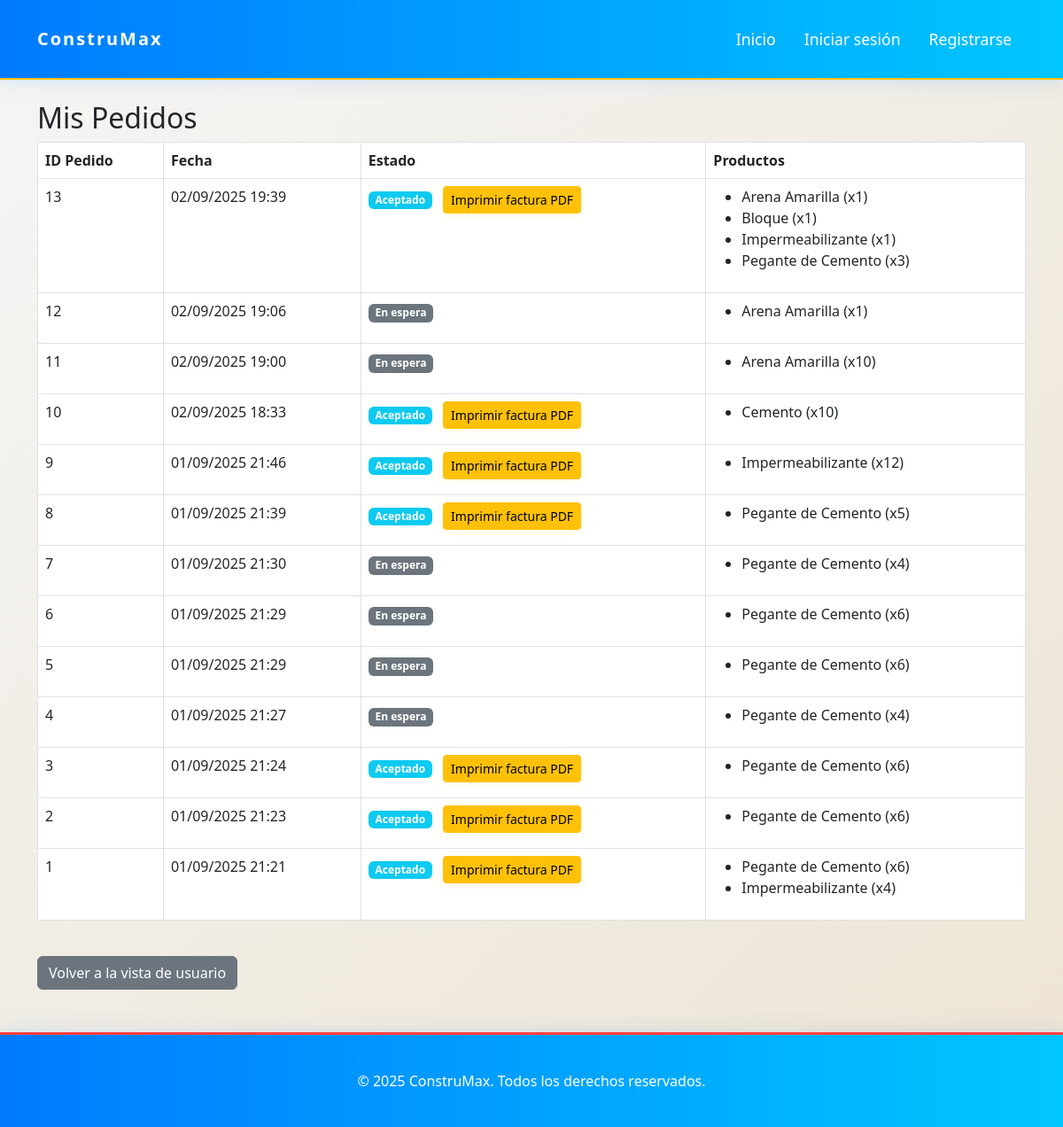
Page /orders/ (signed in) on the earlier database version.
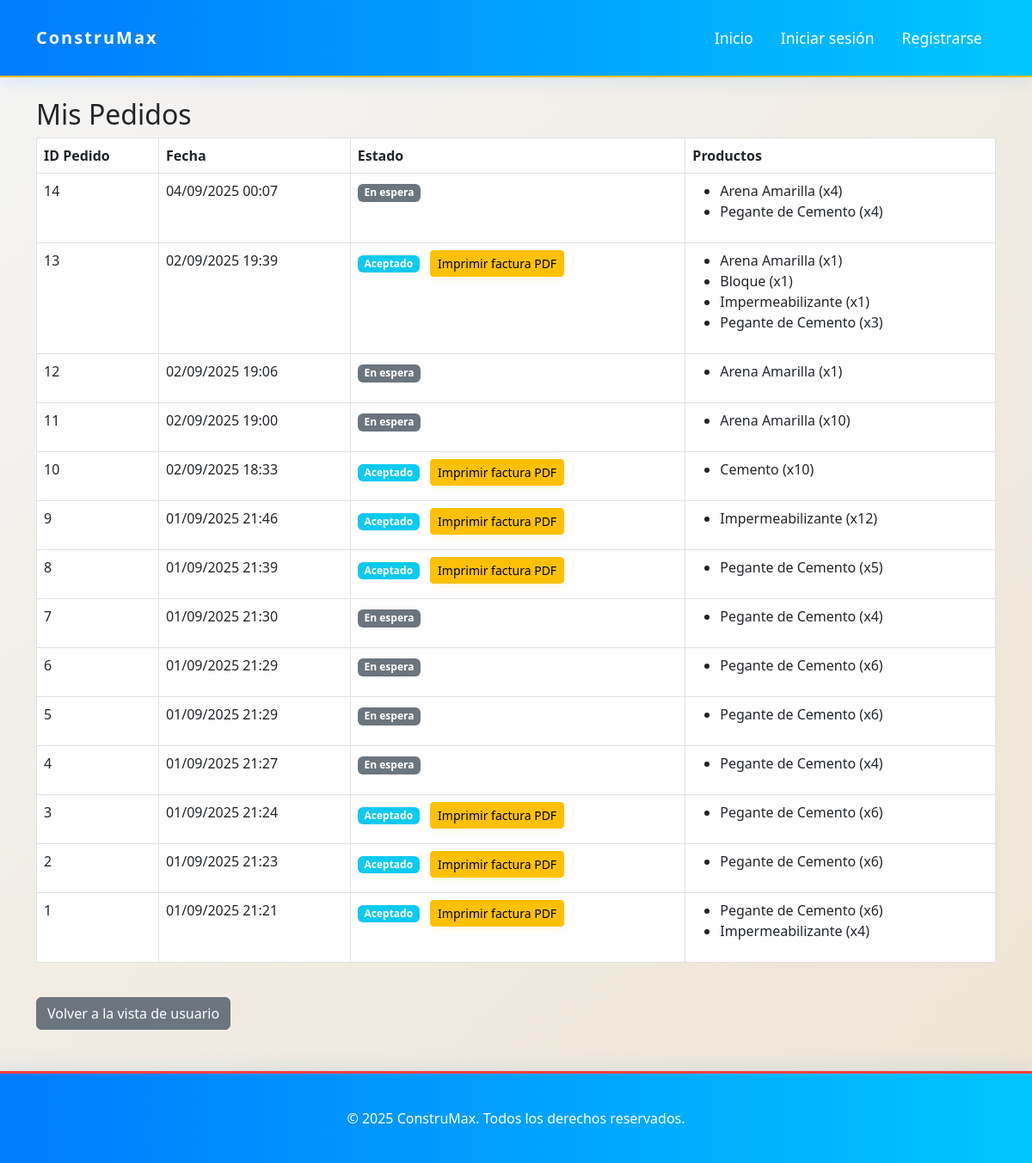
Same page on the later database version.
### app/models/users.py (models this page shows)
class Order(db.Model):
    __tablename__ = 'order'
    id = db.Column(db.Integer, primary_key=True)
    user_id = db.Column(db.Integer, db.ForeignKey('user.idUser'))
    created_at = db.Column(db.DateTime, default=db.func.now())
    status = db.Column(db.String(20), default='pendiente')  # aceptado, en_camino, entregado
    items = db.relationship('OrderItem', backref='order', lazy=True, cascade="all, delete-orphan")

class OrderItem(db.Model):
    __tablename__ = 'order_item'
    id = db.Column(db.Integer, primary_key=True)
    order_id = db.Column(db.Integer, db.ForeignKey('order.id'))
    product_id = db.Column(db.Integer)
    product_name = db.Column(db.String(100))
    quantity = db.Column(db.Integer, default=1)
    price = db.Column(db.Float)

### app/routes/orders.py (the view)
@bp.route('/')
@login_required
def view_orders():
    orders = Order.query.filter_by(user_id=current_user.idUser).order_by(Order.created_at.desc()).all()
    return render_template('orders.html', orders=orders)

### app/templates/orders.html (shortened to what this page needs)
{% extends 'base.html' %}
{% block content %}
<div class="container mt-4">
    <h2>Mis Pedidos</h2>
    {% if orders %}
    <table class="table table-bordered">
        <thead>
            <tr>
                <th>ID Pedido</th>
                <th>Fecha</th>
                <th>Estado</th>
                <th>Productos</th>
            </tr>
        </thead>
        <tbody>
            {% for order in orders %}
            <tr>
                <td>{{ order.id }}</td>
                <td>{{ order.created_at.strftime('%d/%m/%Y %H:%M') }}</td>
                <td>
                    {% if order.status == 'aceptado' %}
                        <span class="badge bg-info">Aceptado</span>
                        <form action="{{ url_for('orders.generate_invoice', order_id=order.id) }}" method="post" target="_blank" style="display:inline;">
                            <button type="submit" class="btn btn-warning btn-sm ms-2">Imprimir factura PDF</button>
                        </form>
                    {% elif order.status == 'en_camino' %}
                        <span class="badge bg-warning">En camino</span>
                    {% elif order.status == 'entregado' %}
                        <span class="badge bg-success">Entregado</span>
                    {% elif order.status == 'pendiente' %}
                        <span class="badge bg-secondary">En espera</span>
                    {% else %}
                        <span class="badge bg-secondary">{{ order.status }}</span>
                    {% endif %}
                </td>
                <td>
                    <ul>
                    {% for item in order.items %}
                        <li>{{ item.product_name }} (x{{ item.quantity }})</li>
                    {% endfor %}
                    </ul>
                </td>
            </tr>
            {% endfor %}
        </tbody>
    </table>
    {% else %}
    <p>No tienes pedidos realizados.</p>
    {% endif %}
    <a href="{{ url_for('auth.dashboard') }}" class="btn btn-secondary mt-4"> Volver a la vista de usuario</a>
</div>
{% endblock %}

### app/templates/base.html (shortened to what this page needs)
<!DOCTYPE html>
<html lang="es">
<head>
    <link rel="stylesheet" href="{{ url_for('static', filename='main.css') }}">
    <link rel="stylesheet" href="{{ url_for('static', filename='login.css') }}">
    <link rel="stylesheet" href="{{ url_for('static', filename='pegantes.css') }}">
    <link href="https://cdn.jsdelivr.net/npm/bootstrap@5.3.0/dist/css/bootstrap.min.css" rel="stylesheet">
</head>
<body>
    <nav class="navbar navbar-expand-lg navbar-light bg-light mb-4">
        <div class="container">
            <a class="navbar-brand" href="{{ url_for('main') }}">ConstruMax</a>
            <div class="collapse navbar-collapse" id="navbarNav">
                <ul class="navbar-nav ms-auto">
                    <li class="nav-item"><a class="nav-link" href="{{ url_for('main') }}">Inicio</a></li>
                    <li class="nav-item"><a class="nav-link" href="{{ url_for('auth.login') }}">Iniciar sesión</a></li>
                    <li class="nav-item"><a class="nav-link" href="{{ url_for('register.register') }}">Registrarse</a></li>
                </ul>
            </div>
        </div>
    </nav>
    {% block content %}{% endblock %}
    <footer class="footer mt-5">
        <div class="container">
            <span>© 2025 ConstruMax. Todos los derechos reservados.</span>
        </div>
    </footer>
</body>
</html>

### app/static/main.css (style rules this page uses)
body { background: linear-gradient(135deg, #F5F5F5, #EDE4D3); font-family: 'Lato', 'Segoe UI', 'Roboto', Arial, sans-serif; color: #1A1A1A; line-height: 1.6; overflow-x: hidden; }
.navbar { z-index: 1000; width: 100%; position: relative; min-height: 90px; background: linear-gradient(90deg, #007bff, #00c6ff) !important; box-shadow: 0 4px 20px rgba(0, 123, 255, 0.12); border-bottom: 2px solid #FFC107; }
.navbar-brand { font-size: 2rem; font-weight: bold; color: #fff !important; letter-spacing: 2px; padding: 10px 0; transition: color 0.3s; }
.navbar-nav .nav-link { color: #fff !important; font-weight: 500; font-size: 1.1rem; margin: 0 0.5rem; border-radius: 1rem; transition: background 0.3s, color 0.3s; position: relative; }
.btn-warning { font-weight: bold; border-radius: 1rem; box-shadow: 0 2px 8px rgba(255,193,7,0.12); transition: background 0.3s, color 0.3s; }
.footer { background: linear-gradient(90deg, #007bff, #00c6ff); padding: 40px 0; text-align: center; color: #ffffff; border-top: 3px solid #FF4040; border-radius: 0; box-shadow: 0 -4px 20px rgba(0, 123, 255, 0.1); }

### app/static/login.css (style rules this page uses)
.btn-secondary { background: #EDE4D3; color: #FF4040; border: 1px solid #FF4040; padding: 12px 25px; transition: all 0.3s ease; border-radius: 8px; position: relative; }

Differences in the rows shown:
added Order: id "14", created_at "04/09/2025 00:07", status "En espera"
added OrderItem: product_name "Arena Amarilla", quantity "4", shown under "14"
added OrderItem: product_name "Pegante de Cemento", quantity "4", shown under "14"
